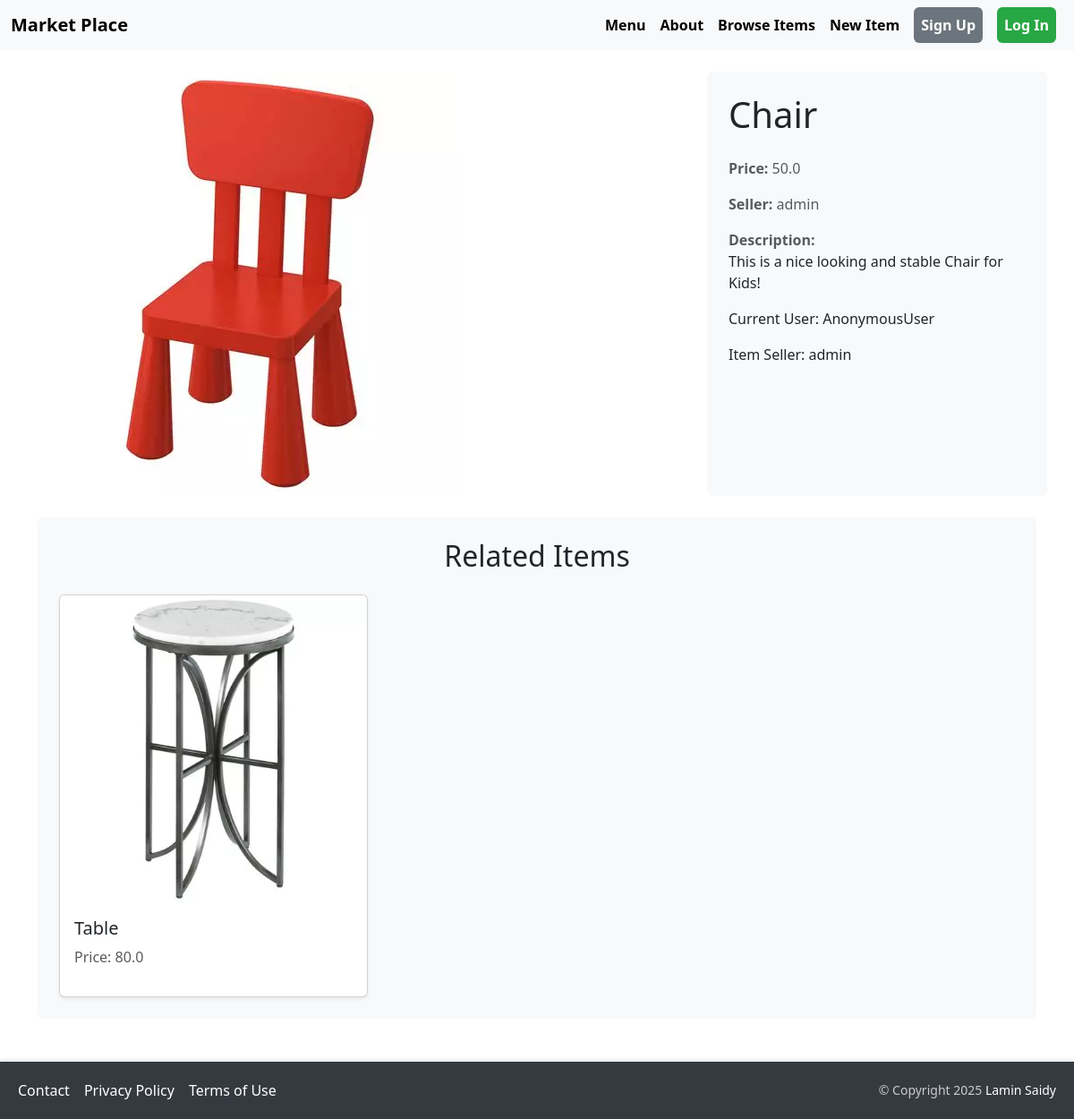
Screenshot of /items/2/ with the database file from the repository.
### item/models.py (models this page shows, shortened)
class Item(models.Model):
    category = models.ForeignKey(Category, related_name='items', on_delete=models.CASCADE)
    name = models.CharField(max_length=255)
    description = models.TextField(blank=True, null=True)
    price = models.FloatField()
    image = models.ImageField(upload_to='item_images', blank=True, null=True)
    is_sold = models.BooleanField(default=False)
    created_by = models.ForeignKey(User, related_name='items', on_delete=models.CASCADE)
    created_at = models.DateTimeField(auto_now_add=True)

### item/views.py (the view)
# urls.py: path('<int:pk>/', views.detail, name='detail'),
def detail(request, pk):
    item = get_object_or_404(Item, pk=pk)
    related_items = Item.objects.filter(category=item.category, is_sold=False).exclude(pk=pk)[0:3]
    return render(request, 'item/detail.html', {
        'item': item,
        'related_items': related_items
    })

### item/templates/item/detail.html (shortened to what this page needs)
{% extends 'products/base.html' %}
{% block content %}
<div class="row g-4">
    <div class="col-md-8">
        <img src="{{ item.image.url }}" class="img-fluid rounded">
    </div>
    <div class="col-md-4 p-4 bg-light rounded">
        <h1 class="mb-4">{{ item.name }}</h1>
        <p class="text-muted"><strong>Price: </strong>{{ item.price }}</p>
        <p class="text-muted"><strong>Seller: </strong>{{ item.created_by.username }}</p>
        {% if item.description %}
            <p class="text-dark">
                <strong class="text-muted">Description:</strong><br>
                {{ item.description }}
            </p>
        {% endif %}
        <p>Current User: {{ request.user }}</p>
        <p>Item Seller: {{ item.created_by }}</p>
    </div>
</div>
<div class="mt-4 p-4 bg-light rounded">
    <h2 class="mb-4 text-center">Related Items</h2>
    <div class="row g-3">
        {% for item in related_items %}
            <div class="col-md-4">
                <a href="{% url 'item:detail' item.id %}" class="text-decoration-none text-dark">
                    <div class="card shadow-sm">
                        <img src="{{ item.image.url }}" class="card-img-top rounded-top">
                        <div class="card-body">
                            <h5 class="card-title">{{ item.name }}</h5>
                            <p class="text-muted">Price: {{ item.price }}</p>
                        </div>
                    </div>
                </a>
            </div>
        {% endfor %}
    </div>
</div>
{% endblock %}

### products/templates/products/base.html (style rules this page uses)
html, body { height: 100%; margin: 0; }

### rows the page displays
Item: image (picture), name "Chair", price "50.0", created_by.username "admin", description "This is a nice looking and stable Chair for Kids!", created_by "admin"
Item: image (picture), name "Table", price "80.0"

### other values shown
{{ request.user }} "AnonymousUser"
